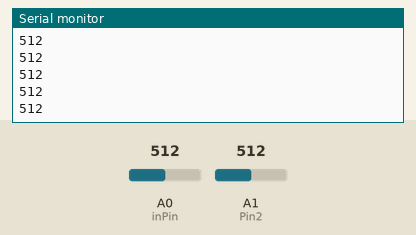
Recording of a sketch running on a simulated Arduino Uno, built with avr-gcc and run on an emulated ATmega328P. On the bench: the last lines printed to the serial monitor. Inputs (shaded band) come from the test bench; at power-on: A1 (Pin2) = 512, A0 (inPin) = 512.

Above: at 1.2 s.
1.3 s: A1 (Pin2) set to 716
At 1.46 s:
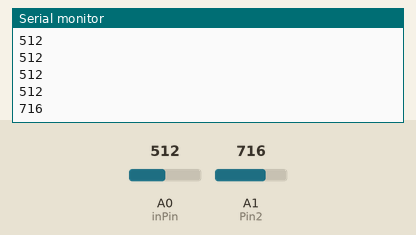
2.8 s: A1 (Pin2) set to 900
At 2.85 s:
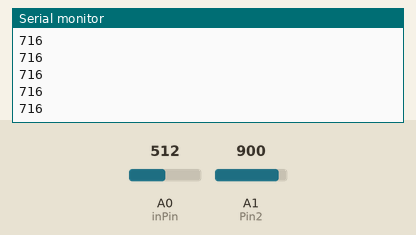
Timing chart, 0 to 5.8 s (numbered marks = the images above; inputs shaded):
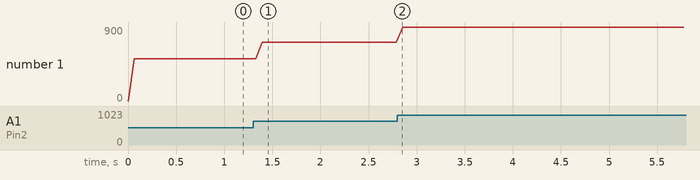

Measured:
- after the input at 1.3 s, the serial monitor: prints a new line after 0.09 s (image 1)
- plotted number 1: 512 → 716 after the input at 1.3 s, 716 → 900 after the input at 2.8 s

The sketch:

arduino.ino
```cpp
// Analog Sensor

int inPin = A0; // Sensor connected to analog pin 0
int val = 0; // variable to store the read value

int Pin2 = A1;
int val2 = 0;

void setup() {
Serial.begin(9600);
pinMode(inPin, INPUT);
pinMode(Pin2, INPUT);
}

void loop() {
Serial.println(val2);

val = analogRead(inPin); // read the input pin
delay(33); // 30 frames per second

val2 = analogRead(Pin2);
delay(33);
}
```
